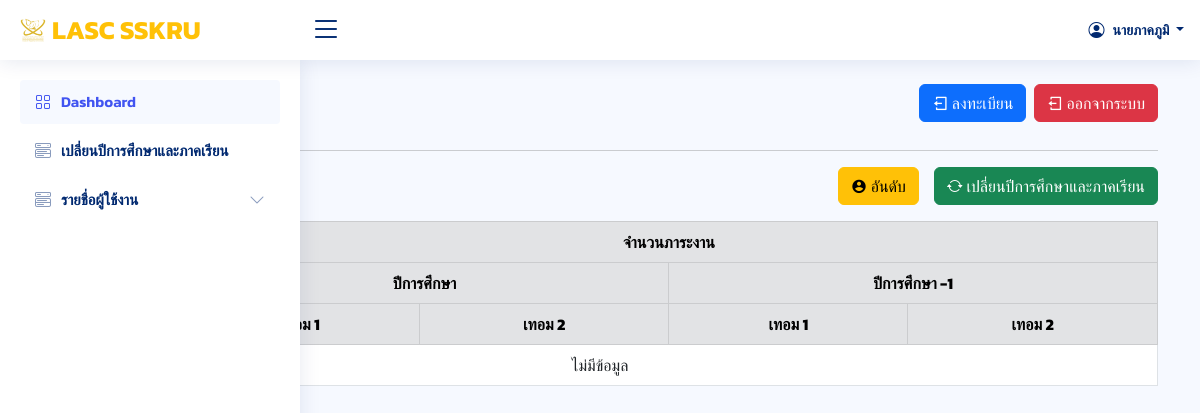
Page /index_admin.php?page=admin/dashboard (signed in) on the earlier database version.
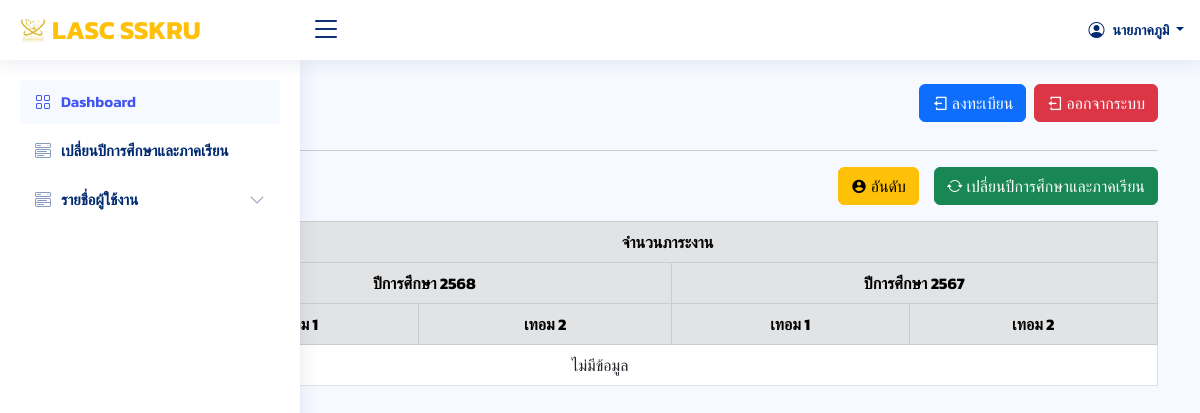
Same page on the later database version.
### tables this page shows
CREATE TABLE `term_year` (
  `id` int(1) NOT NULL,
  `term` int(1) NOT NULL,
  `year` int(4) NOT NULL
);

### admin/dashboard.php (the view, shortened to what the changed rows need)
<?php
    require "config/db.php";
    $nametitle = $_SESSION['nametitle'];
    $firstname = $_SESSION['firstname'];
    $lastname = $_SESSION['lastname'];
?>
<?php
    $stmt = $conn->query("SELECT * FROM `term_year` where id = 2");
    $stmt->execute();
    $term_year = $stmt->fetch();
    $year = $term_year['year'];
?>
<div class="container">
    <div class="d-flex justify-content-between align-items-center">
        <div class="pagetitle mt-3">
            <h1 style="font-size: 30px;">ยินดีต้อนรับ <?php echo $nametitle .  $firstname . ' ' . $lastname ?></h1>
        </div>
    </div>
    <table class="table table-bordered text-center align-middle">
        <thead class="align-middle table-secondary">
            <tr>
                <th rowspan="3">ชื่อ</th>
                <th colspan="8">จำนวนภาระงาน</th>
            </tr>
            <tr>
                <th colspan="4">ปีการศึกษา <?= $year  ?></th>
                <th colspan="4">ปีการศึกษา <?= $year - 1 ?></th>
            </tr>
            <tr>
                <th colspan="2">เทอม 1</th>
                <th colspan="2">เทอม 2</th>
                <th colspan="2">เทอม 1</th>
                <th colspan="2">เทอม 2</th>
            </tr>
        </thead>
    </table>
</div>

Differences in the rows shown:
added term_year: year "2568", $year-1 "2567"
Other differences:
$year - 1: "-1" → (not shown)
